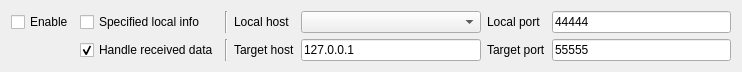
<?xml version="1.0" encoding="UTF-8"?>
<ui version="4.0">
 <class>SAKUdpTransmissionItemWidget</class>
 <widget class="QWidget" name="SAKUdpTransmissionItemWidget">
  <property name="geometry">
   <rect>
    <x>0</x>
    <y>0</y>
    <width>742</width>
    <height>64</height>
   </rect>
  </property>
  <property name="windowTitle">
   <string notr="true">Form</string>
  </property>
  <layout class="QGridLayout" name="gridLayout">
   <item row="1" column="6">
    <widget class="QLabel" name="label_4">
     <property name="text">
      <string>Target port</string>
     </property>
    </widget>
   </item>
   <item row="0" column="5">
    <widget class="QComboBox" name="addressComboBox">
     <property name="sizePolicy">
      <sizepolicy hsizetype="Expanding" vsizetype="Fixed">
       <horstretch>0</horstretch>
       <verstretch>0</verstretch>
      </sizepolicy>
     </property>
    </widget>
   </item>
   <item row="0" column="7">
    <widget class="QLineEdit" name="portLineEdit">
     <property name="text">
      <string notr="true">44444</string>
     </property>
    </widget>
   </item>
   <item row="0" column="6">
    <widget class="QLabel" name="label_2">
     <property name="text">
      <string>Local port</string>
     </property>
    </widget>
   </item>
   <item row="1" column="4">
    <widget class="QLabel" name="label_3">
     <property name="text">
      <string>Target host</string>
     </property>
    </widget>
   </item>
   <item row="0" column="0">
    <widget class="QCheckBox" name="enableCheckBox">
     <property name="text">
      <string>Enable</string>
     </property>
    </widget>
   </item>
   <item row="1" column="7">
    <widget class="QLineEdit" name="targetPortLineEdit">
     <property name="text">
      <string notr="true">55555</string>
     </property>
    </widget>
   </item>
   <item row="0" column="4">
    <widget class="QLabel" name="label">
     <property name="text">
      <string>Local host</string>
     </property>
    </widget>
   </item>
   <item row="1" column="2">
    <widget class="QCheckBox" name="handleReceiveDataCheckBox">
     <property name="text">
      <string>Handle received data</string>
     </property>
     <property name="checked">
      <bool>true</bool>
     </property>
    </widget>
   </item>
   <item row="1" column="5">
    <widget class="QLineEdit" name="targetAddressLineEdit">
     <property name="text">
      <string notr="true">127.0.0.1</string>
     </property>
    </widget>
   </item>
   <item row="0" column="2">
    <widget class="QCheckBox" name="customAddressCheckBox">
     <property name="text">
      <string>Specified local info</string>
     </property>
    </widget>
   </item>
   <item row="0" column="3">
    <widget class="Line" name="line">
     <property name="orientation">
      <enum>Qt::Vertical</enum>
     </property>
    </widget>
   </item>
   <item row="1" column="3">
    <widget class="Line" name="line_2">
     <property name="orientation">
      <enum>Qt::Vertical</enum>
     </property>
    </widget>
   </item>
  </layout>
 </widget>
 <resources/>
 <connections/>
</ui>
